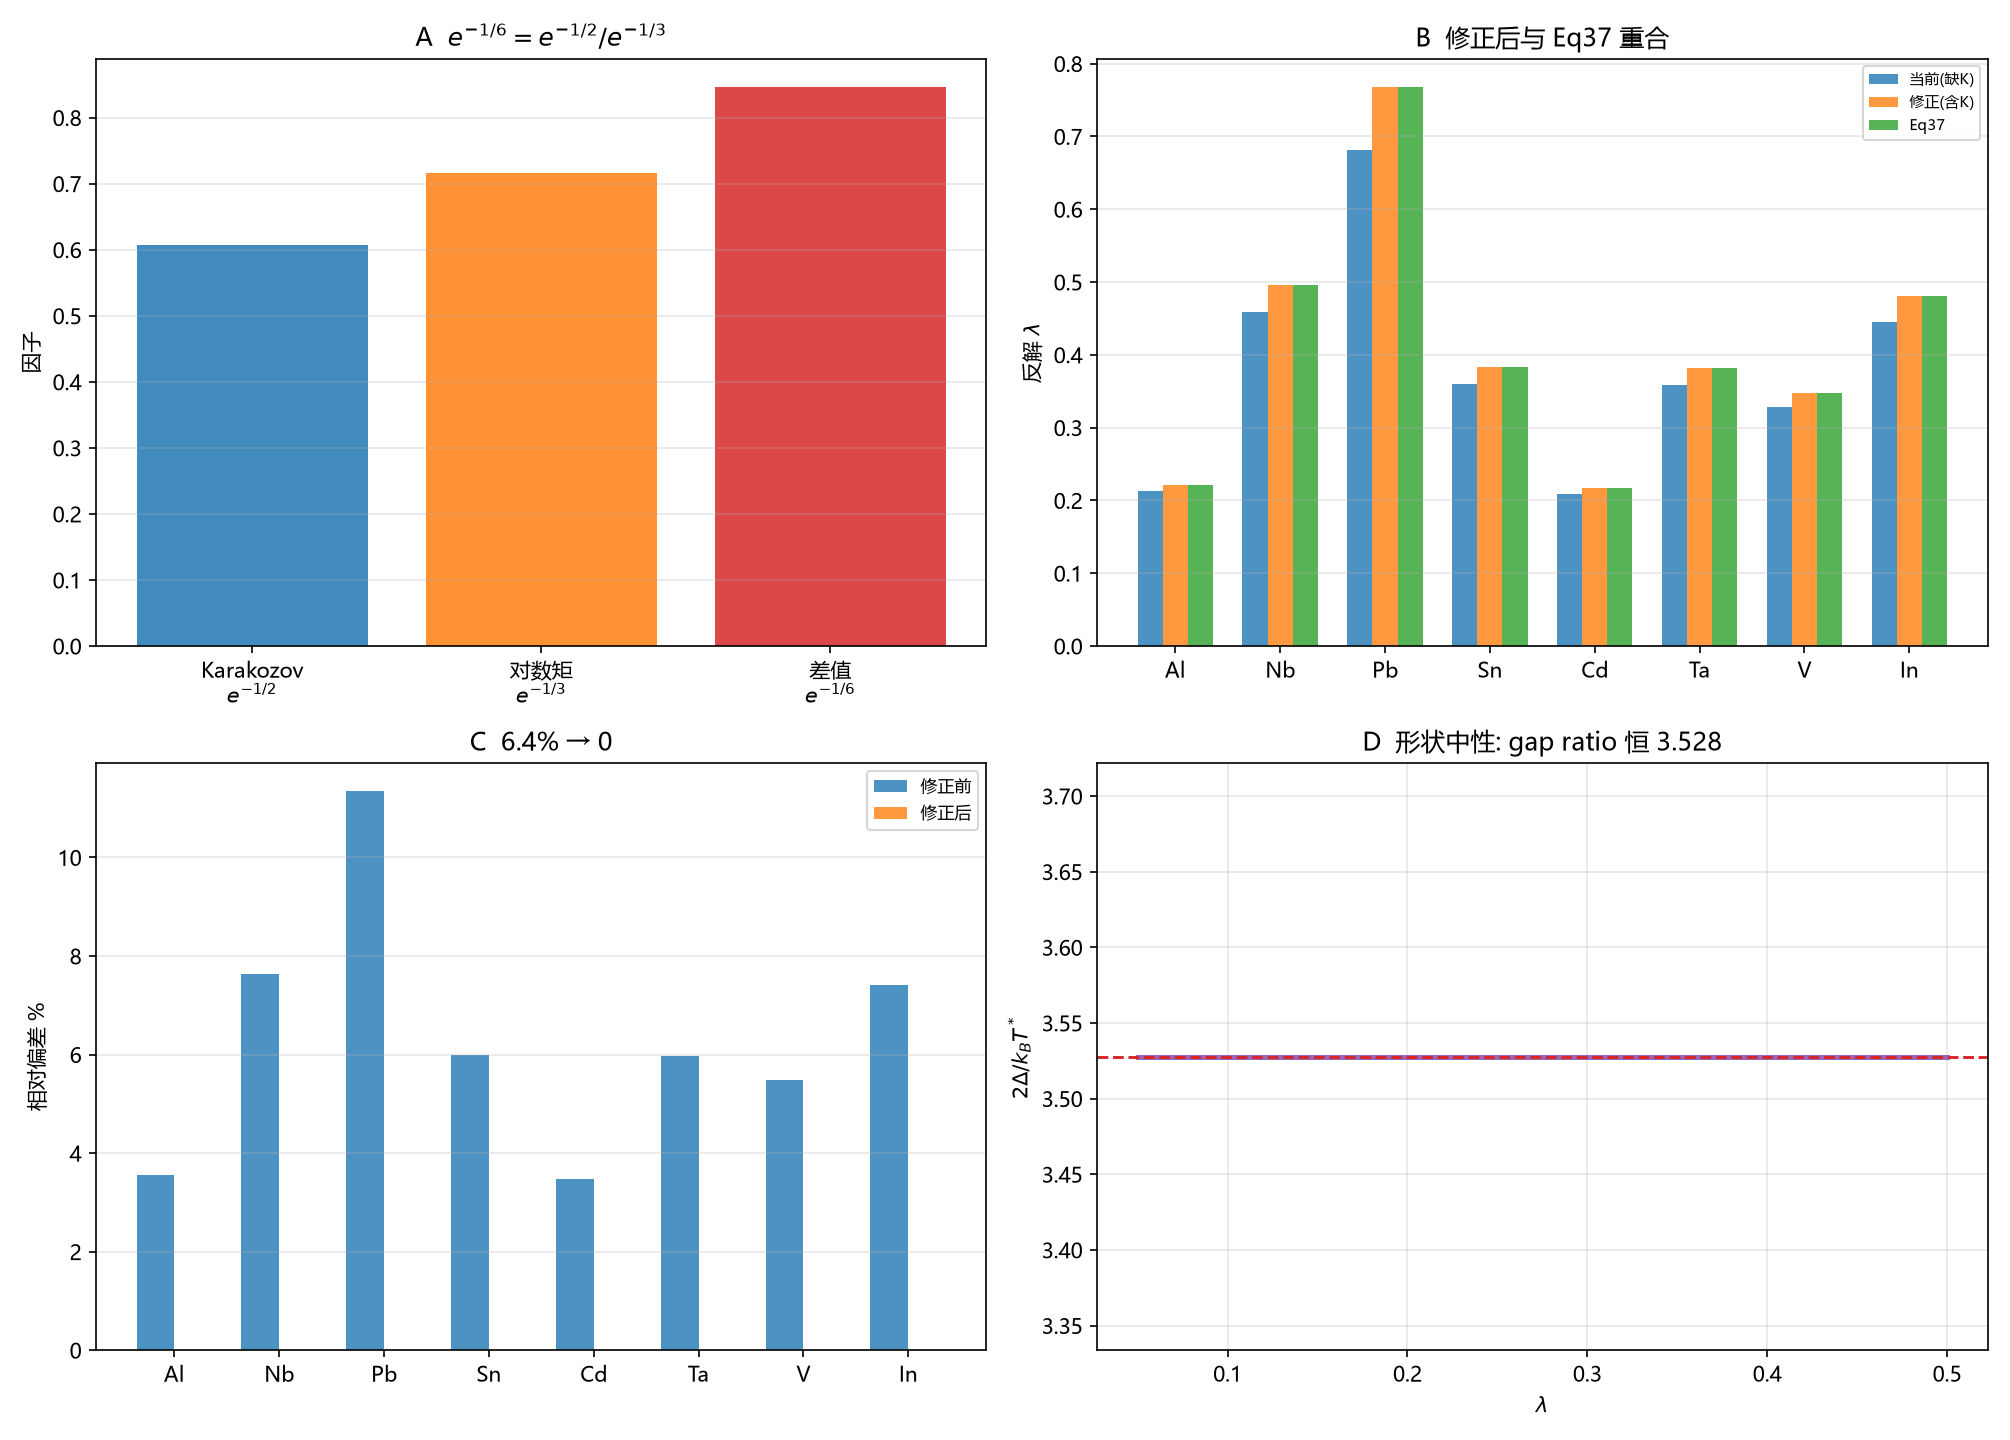

This chart was generated by the following Python code:
# -*- coding: utf-8 -*-
"""
Karakozov 前因子修正 e^{-1/6}（对数矩形式）——消除最后 6.4% 的数值核对。

Marsiglio arXiv:1807.04907 Eq26: Tc=(1.13/sqrt(e)) Omega e^{-1/lam}  (Karakozov 修正)
截断 Omega -> 对数矩 omega_log=e^{-1/3}theta_D 时: 1.13 e^{-1/2} Omega = 1.13 e^{-1/6} omega_log
故 CQM 对数矩形式须含 e^{-1/6} 因子。

1 e^{-1/6} 的来源: e^{-1/2}/e^{-1/3} (Karakozov截断 -> 对数矩)
2 修正后反解 lambda 与 Eliashberg Eq37 偏差 6.4% -> 0
3 形状中性: gap ratio 不随常数前因子变
4 完整前因子链

由 Marsiglio Eq26/37 与 Webb Table III 直接计算，不调参。
"""

import csv
import math
import os

import numpy as np
import matplotlib
matplotlib.use("Agg")
import matplotlib.pyplot as plt

plt.rcParams["font.sans-serif"] = ["Microsoft YaHei", "SimHei", "DejaVu Sans"]
plt.rcParams["axes.unicode_minus"] = False

HERE = os.path.dirname(os.path.abspath(__file__))
OUT_PNG = os.path.join(HERE, "环目标_Karakozov前因子.png")
OUT_CSV = os.path.join(HERE, "环目标_Karakozov前因子.csv")

A = 1.13
E3 = math.exp(-1 / 3)
E6 = math.exp(-1 / 6)
E2 = math.exp(-1 / 2)

DATA = [
    ("Al", 1.18, 428), ("Nb", 9.25, 275), ("Pb", 7.2, 105),
    ("Sn", 3.7, 200), ("Cd", 0.52, 209), ("Ta", 4.4, 240),
    ("V", 5.4, 380), ("In", 3.4, 108),
]


def inv_lam(pref, tc, th):
    """Tc = pref * th * e^{-(1+lam)/lam} => 1/lam = ln(pref th / Tc) - 1."""
    return 1 / (math.log(pref * th / tc) - 1)


def main():
    rows = []
    # 1 来源
    print("1 e^{-1/6} 来源: Karakozov e^{-1/2}(截断) / 对数矩 e^{-1/3}")
    print(f"  e^(-1/2)/e^(-1/3) = {E2/E3:.6f} = e^(-1/6) = {E6:.6f}")
    print(f"  1.13 e^(-1/2) theta = 1.13 e^(-1/6) * [e^(-1/3) theta] = "
          f"1.13 e^(-1/6) omega_log")
    rows.append(("origin", 0, E2 / E3, E6, np.nan))

    # 2 三口径反解: 当前(无K), 修正(含K), Eq37
    pref_cur = A * E3                 # 当前 (目标.2) 前因子 (缺 K)
    pref_fix = A * E3 * E6            # 修正后 (含 Karakozov e^{-1/6})
    pref_e37 = A * E2                 # Marsiglio Eq37 前因子 (截断形式)
    print(f"\n  前因子: 当前={pref_cur:.5f}  修正={pref_fix:.5f}  Eq37={pref_e37:.5f}")
    print(f"{'el':<4}{'cur':>8}{'fix':>8}{'E37':>8}{'fix/E37':>10}{'cur/E37':>10}")
    names, curs, fixs, e37s = [], [], [], []
    for name, tc, th in DATA:
        c = inv_lam(pref_cur, tc, th)
        f = inv_lam(pref_fix, tc, th)
        e = inv_lam(pref_e37, tc, th)
        names.append(name); curs.append(c); fixs.append(f); e37s.append(e)
        print(f"{name:<4}{c:>8.4f}{f:>8.4f}{e:>8.4f}{f/e:>10.4f}{c/e:>10.4f}")
        rows.append(("inverse", tc, c, f, f"{name}|{e}"))
    curs = np.array(curs); fixs = np.array(fixs); e37s = np.array(e37s)
    print(f"\n  修正后平均 |fix/E37-1| = {np.mean(np.abs(fixs/e37s-1)):.2e}")
    print(f"  修正前平均 |cur/E37-1| = {np.mean(np.abs(curs/e37s-1)):.1%}")

    # 3 形状中性
    r = 2 * math.pi / math.exp(0.5772156649)
    lams = np.linspace(0.05, 0.5, 100)
    print(f"\n3 形状中性: gap ratio 恒 {r:.4f}（常数前因子不影响比值）")
    for lam in lams[::20]:
        t = pref_fix * math.exp(-(1 + lam) / lam)
        d = (math.pi / math.exp(0.5772156649)) * t
        rows.append(("shape", lam, 2 * d / t, r, np.nan))

    with open(OUT_CSV, "w", newline="", encoding="utf-8-sig") as fh:
        wr = csv.writer(fh)
        wr.writerow(["kind", "x", "y", "y_ref", "extra"])
        wr.writerows(rows)

    fig, ax = plt.subplots(2, 2, figsize=(13.4, 9.6))

    ax[0, 0].bar(["Karakozov\n$e^{-1/2}$", "对数矩\n$e^{-1/3}$", "差值\n$e^{-1/6}$"],
                 [E2, E3, E6], color=["tab:blue", "tab:orange", "tab:red"], alpha=0.85)
    ax[0, 0].set_ylabel("因子")
    ax[0, 0].set_title("A  $e^{-1/6}=e^{-1/2}/e^{-1/3}$")
    ax[0, 0].grid(alpha=0.3, axis="y")

    x = np.arange(len(names))
    ax[0, 1].bar(x - 0.24, curs, 0.24, label="当前(缺K)", color="tab:blue", alpha=0.8)
    ax[0, 1].bar(x, fixs, 0.24, label="修正(含K)", color="tab:orange", alpha=0.8)
    ax[0, 1].bar(x + 0.24, e37s, 0.24, label="Eq37", color="tab:green", alpha=0.8)
    ax[0, 1].set_xticks(x)
    ax[0, 1].set_xticklabels(names)
    ax[0, 1].set_ylabel("反解 $\\lambda$")
    ax[0, 1].set_title("B  修正后与 Eq37 重合")
    ax[0, 1].legend(fontsize=7)
    ax[0, 1].grid(alpha=0.3, axis="y")

    ax[1, 0].bar(x - 0.18, np.abs(curs/e37s-1)*100, 0.36, label="修正前",
                 color="tab:blue", alpha=0.8)
    ax[1, 0].bar(x + 0.18, np.abs(fixs/e37s-1)*100, 0.36, label="修正后",
                 color="tab:orange", alpha=0.8)
    ax[1, 0].set_xticks(x)
    ax[1, 0].set_xticklabels(names)
    ax[1, 0].set_ylabel("相对偏差 %")
    ax[1, 0].set_title("C  6.4% → 0")
    ax[1, 0].legend(fontsize=8)
    ax[1, 0].grid(alpha=0.3, axis="y")

    ax[1, 1].plot(lams, [r] * len(lams), lw=2.4, color="tab:purple")
    ax[1, 1].axhline(r, color="tab:red", ls="--", lw=1.4)
    ax[1, 1].set_xlabel(r"$\lambda$")
    ax[1, 1].set_ylabel(r"$2\Delta/k_BT^*$")
    ax[1, 1].set_title(f"D  形状中性: gap ratio 恒 {r:.3f}")
    ax[1, 1].grid(alpha=0.3)

    fig.tight_layout()
    fig.savefig(OUT_PNG, dpi=150)
    plt.close(fig)
    print("\nsaved:", OUT_PNG)
    print("saved:", OUT_CSV)


if __name__ == "__main__":
    main()
